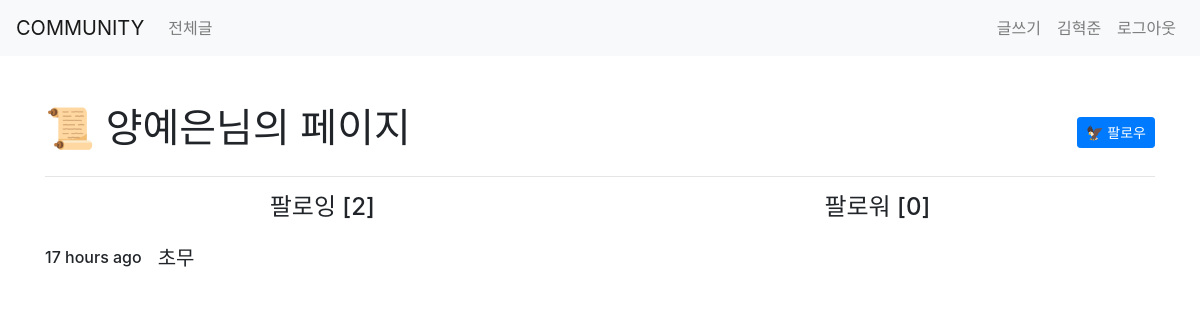
The page /accounts/2/ (signed in) on the database as committed earlier.
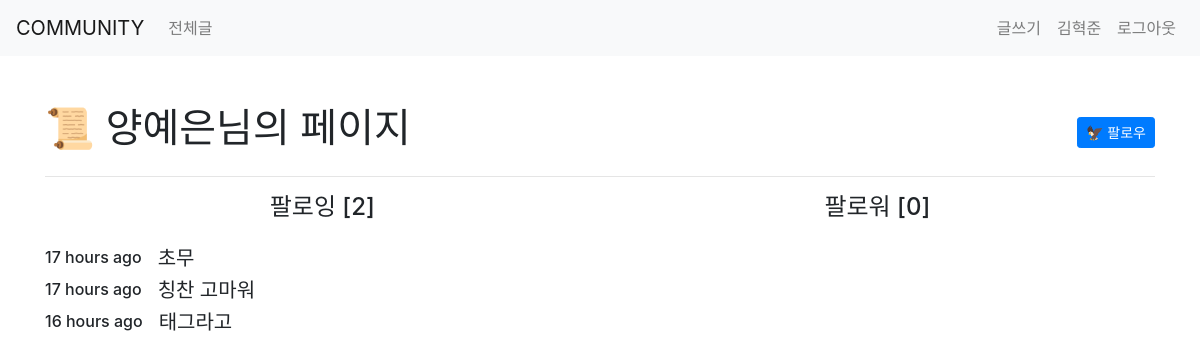
The same page on the database as committed later.
### accounts/models.py (models this page shows)
class User(AbstractUser):
    followers = models.ManyToManyField(
        settings.AUTH_USER_MODEL, related_name='followings')

### posts/models.py (models this page shows)
class Post(models.Model):
    user = models.ForeignKey(settings.AUTH_USER_MODEL,
                             on_delete=models.CASCADE)
    title = models.CharField(max_length=150)
    content = models.TextField()
    post_img = ProcessedImageField(
        processors=[ResizeToFill(300, 300)],
        format='GIF',
        options={'quality': 90},
        upload_to='media')
    created_at = models.DateTimeField(auto_now_add=True)
    like_users = models.ManyToManyField(
        settings.AUTH_USER_MODEL, related_name='like_posts')
    hashtags = models.ManyToManyField(Hashtag, related_name="posts")

### accounts/views.py (the view)
# urls.py: path('<int:user_id>/', views.user_page, name="user_page"),
def user_page(req, user_id):
    search_user = get_object_or_404(User, id=user_id)
    if req.user == search_user:
        return redirect('accounts:mypage')
    return render(req, 'accounts/user_page.html', {'search_user': search_user})

### accounts/templates/accounts/user_page.html
{% extends 'base.html' %}
{% load humanize%}
{% block body %}
<div class="container my-5">
  <div class="d-flex align-items-center justify-content-between">
    <h1>📜 {{search_user.username}}님의 페이지</h1>
    {%if user.is_authenticated and user != search_user %}
    {% if search_user in user.followings.all %}
    <div>
      <a class="btn btn-sm btn-danger" href="{% url 'accounts:follow' search_user.id %}">🖕 언팔로우</a>
    </div>
    {% else%}
    <div>
      <a class="btn btn-sm btn-primary" href="{% url 'accounts:follow' search_user.id %}">🦅 팔로우</a>
    </div>
    {% endif%}
    {% endif%}
  </div>
  <hr>
  <div class="d-flex justify-content-around">
    <h4>팔로잉 [{{search_user.followings.all.count}}]</h4>
    <h4>팔로워 [{{search_user.followers.all|length}}]</h4>
  </div>
  <div class="my-3">
    {% for post in search_user.post_set.all %}
    <div class="d-flex align-items-center">
      <h6 class="mr-3">{{post.created_at|naturaltime}}</h6>
      <h5>{{post.title}}</h5>
    </div>
    {% endfor %}
  </div>
</div>
{% endblock %}

### Community/templates/base.html (shortened to what this page needs)
{%load bootstrap4%}
<!DOCTYPE html>
<html lang="en">
<head>
  {%bootstrap_css%}
</head>
<body>
  <nav class="navbar navbar-expand-lg navbar-light bg-light">
    <a class="navbar-brand" href="{% url 'posts:index' %}">COMMUNITY</a>
    <div class="collapse navbar-collapse" id="navbarNav">
      <ul class="navbar-nav d-flex justify-content-between" style="width:100%;">
        <div>
          <li class="nav-item">
            <a class="nav-link" href="{%url 'posts:index'%}">전체글</a>
          </li>
        </div>
        <div class="d-lg-flex">
          {% if user.is_authenticated %}
          <li class="nav-item ">
            <a class="nav-link" href="{%url 'posts:create'%}">글쓰기</a>
          </li>
          <li class="nav-item ">
            <a class="nav-link" href="{%url 'accounts:mypage'%}">{{user.username}}</a>
          </li>
          <li class="nav-item ">
            <a class="nav-link" href="{%url 'accounts:logout'%}">로그아웃</a>
          </li>
          {% endif %}
        </div>
      </ul>
    </div>
  </nav>
  {%block body%}
  {%endblock%}
</body>
</html>

Rows that differ between the two databases and show on the page:
added Post: created_at "17 hours ago", title "칭찬 고마워"
added Post: created_at "16 hours ago", title "태그라고"
